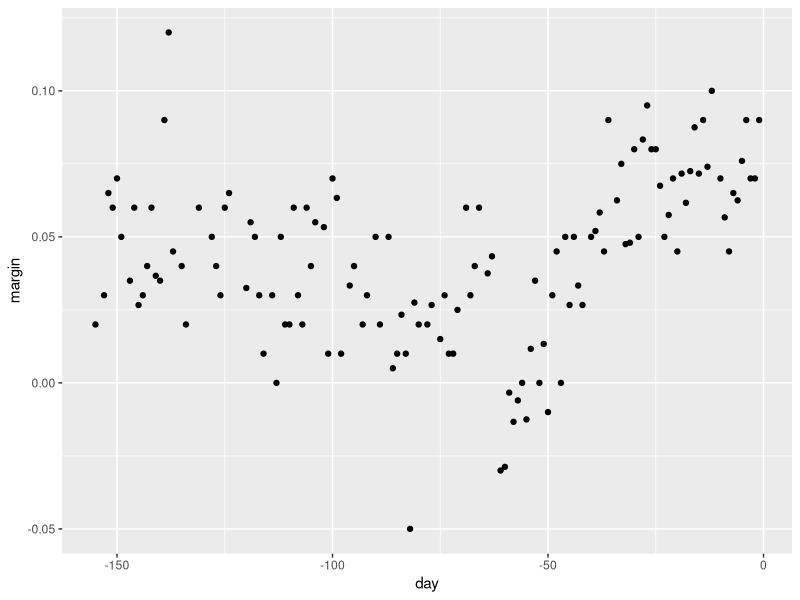
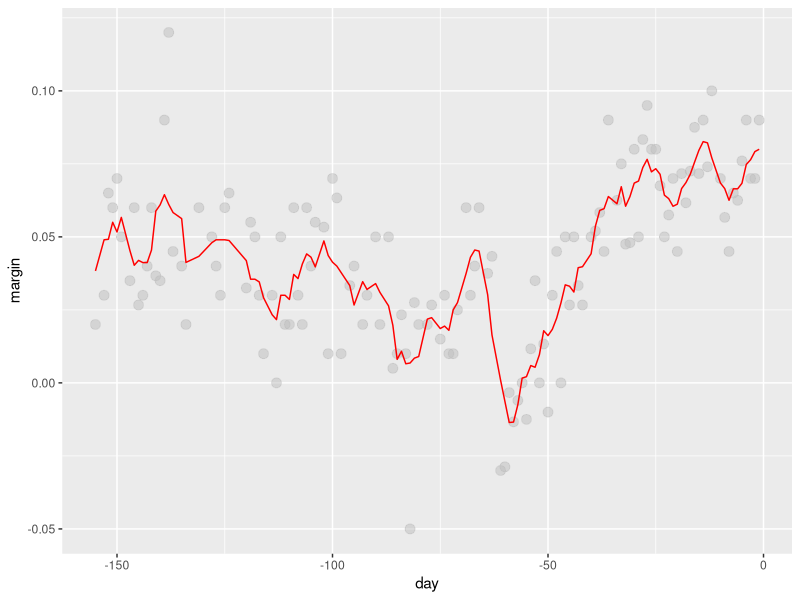
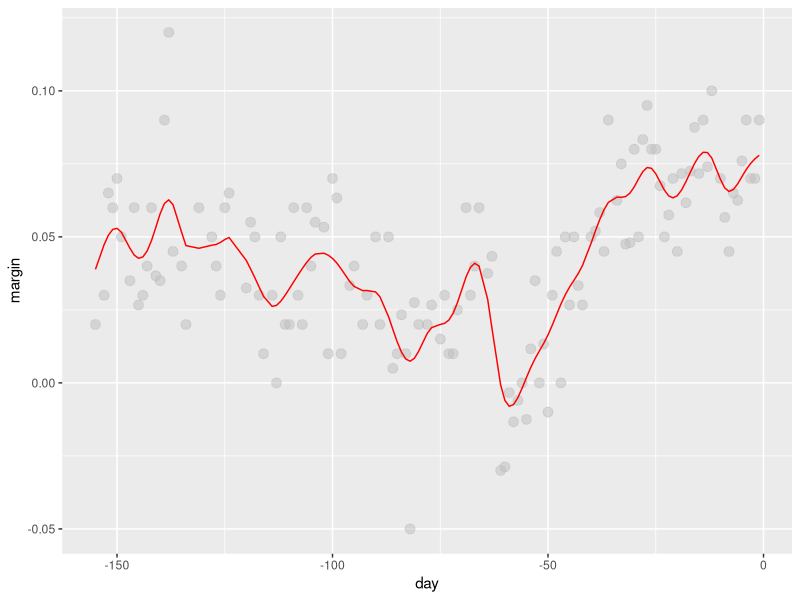
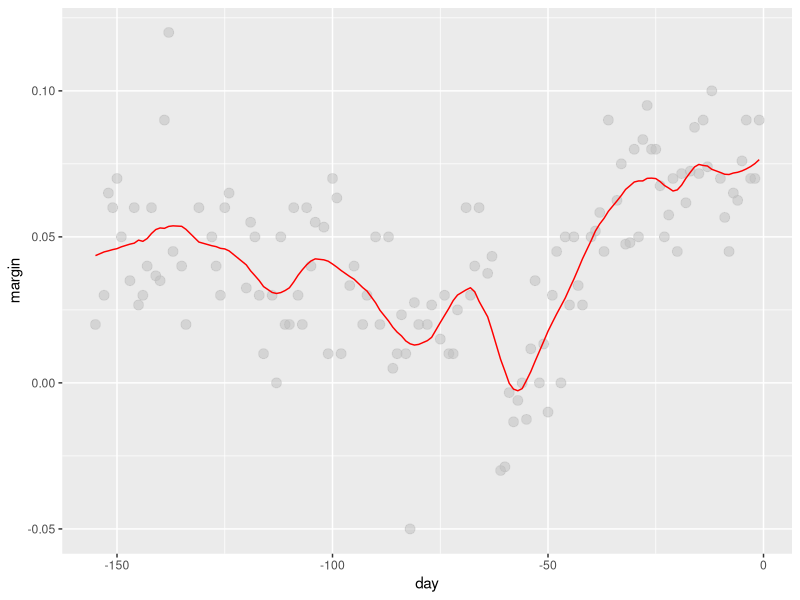
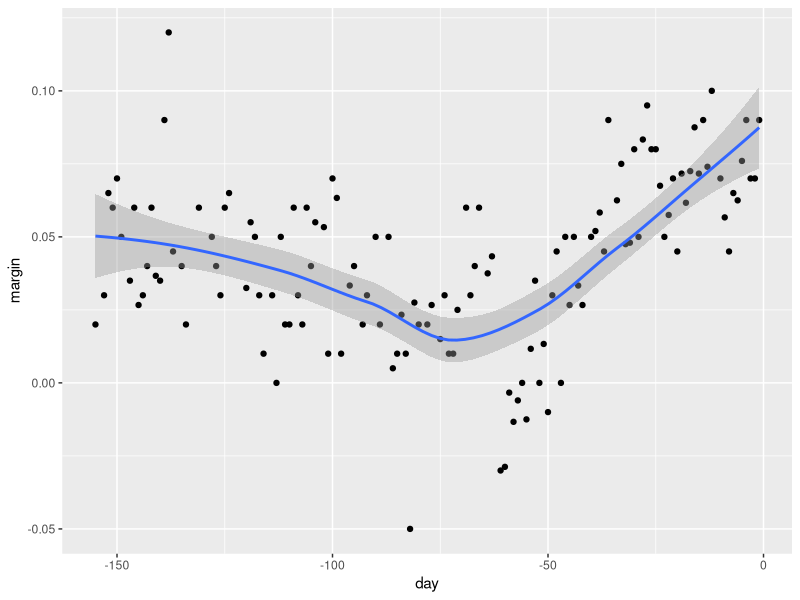
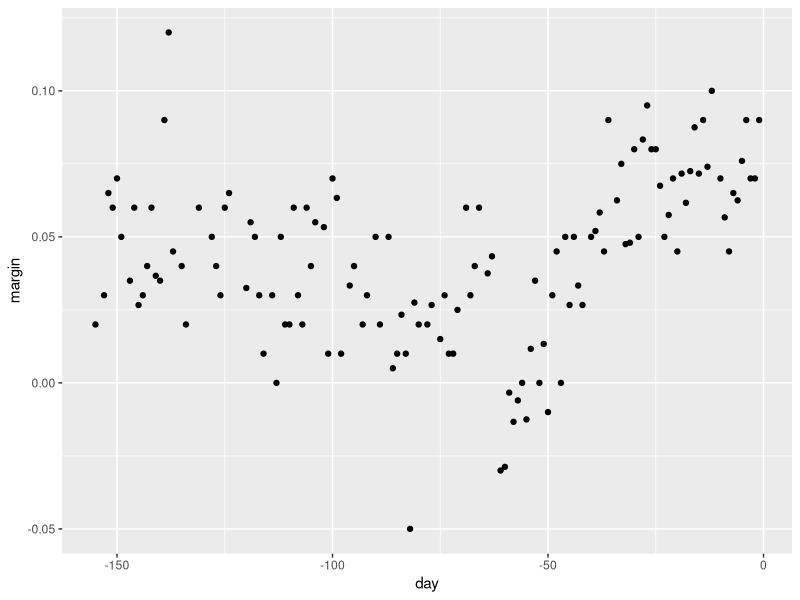
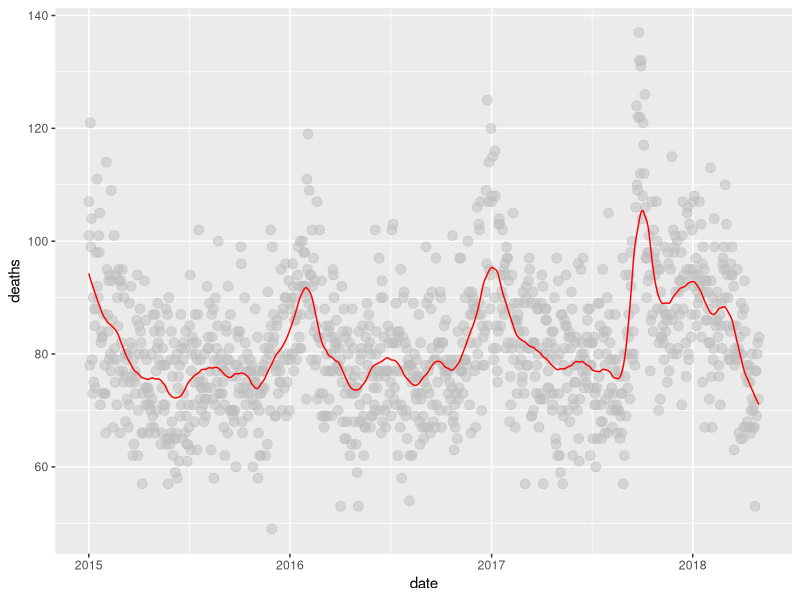
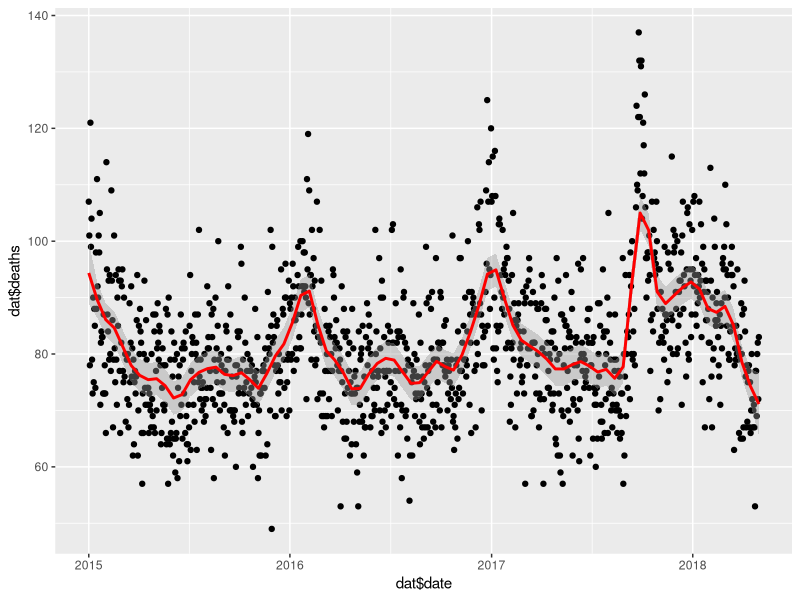

Generate these figures, in order, with R: (Note: this script raises an error after producing the figures.)
library(tidyverse)
library(ggplot2)
library(dslabs)

data("polls_2008")
qplot(day, margin, data = polls_2008)

#-------------------------------------------------------

# bin smoothers
span <- 7 
fit <- with(polls_2008, 
            ksmooth(day, margin, x.points = day, kernel="box", bandwidth = span))
polls_2008 %>% mutate(smooth = fit$y) %>%
  ggplot(aes(day, margin)) +
  geom_point(size = 3, alpha = .5, color = "grey") + 
  geom_line(aes(day, smooth), color="red")

# kernel
span <- 7
fit <- with(polls_2008, 
            ksmooth(day, margin,  x.points = day, kernel="normal", bandwidth = span))
polls_2008 %>% mutate(smooth = fit$y) %>%
  ggplot(aes(day, margin)) +
  geom_point(size = 3, alpha = .5, color = "grey") + 
  geom_line(aes(day, smooth), color="red")

#---------------------------------------------------------

total_days <- diff(range(polls_2008$day))
span <- 21/total_days

fit <- loess(margin ~ day, degree=1, span = span, data=polls_2008)

polls_2008 %>% mutate(smooth = fit$fitted) %>%
  ggplot(aes(day, margin)) +
  geom_point(size = 3, alpha = .5, color = "grey") +
  geom_line(aes(day, smooth), color="red")

polls_2008 %>% ggplot(aes(day, margin)) +
  geom_point() +
  geom_smooth()

polls_2008 %>% ggplot(aes(day, margin)) +
  geom_point() + 
  geom_smooth(color="red", span = 0.15, method.args = list(degree=1))

#-----------------------------------------------------------

#In the Wrangling course of this series, PH125.6x, we used the
#following code to obtain mortality counts for Puerto Rico for 2015-2018:

library(tidyverse)
library(lubridate)
library(purrr)
library(pdftools)

fn <- system.file("extdata", "RD-Mortality-Report_2015-18-180531.pdf", package="dslabs")
dat <- map_df(str_split(pdf_text(fn), "\n"), function(s){
  s <- str_trim(s)
  header_index <- str_which(s, "2015")[1]
  tmp <- str_split(s[header_index], "\\s+", simplify = TRUE)
  month <- tmp[1]
  header <- tmp[-1]
  tail_index  <- str_which(s, "Total")
  n <- str_count(s, "\\d+")
  out <- c(1:header_index, which(n==1), which(n>=28), tail_index:length(s))
  s[-out] %>%
    str_remove_all("[^\\d\\s]") %>%
    str_trim() %>%
    str_split_fixed("\\s+", n = 6) %>%
    .[,1:5] %>%
    as_data_frame() %>% 
    setNames(c("day", header)) %>%
    mutate(month = month,
           day = as.numeric(day)) %>%
    gather(year, deaths, -c(day, month)) %>%
    mutate(deaths = as.numeric(deaths))
}) %>%
  mutate(month = recode(month, "JAN" = 1, "FEB" = 2, "MAR" = 3, "APR" = 4, "MAY" = 5, "JUN" = 6, 
                        "JUL" = 7, "AGO" = 8, "SEP" = 9, "OCT" = 10, "NOV" = 11, "DEC" = 12)) %>%
  mutate(date = make_date(year, month, day)) %>%
  filter(date <= "2018-05-01") %>% filter(!is.na(deaths))

#Q1

#Use the loess function to obtain a smooth estimate of the expected number
#of deaths as a function of date. Plot this resulting smooth function.
#Make the span about two months long and use degree=1.

#Which of the following plots is correct?

#Long version
total_days <- nrow(dat)
span <- 60/total_days


fit <- loess(deaths ~ as.numeric(date), degree=1, span = span, data=dat)
#Or as an alternative ?
# dat <- dat %>% mutate(date_days = as.numeric(
#   difftime(date, min(date), 
#            units = "days"),
#   units="days"))
#fit <- loess(deaths ~ date_days, degree=1, span = span, data=dat)

dat %>% mutate(smooth = fit$fitted) %>%
  ggplot(aes(date, deaths)) +
  geom_point(size = 3, alpha = .5, color = "grey") +
  geom_line(aes(date, smooth), color="red")

#Short version
dat %>% ggplot(aes(dat$date, dat$deaths)) + 
  geom_point() + 
  geom_smooth(color="red", span=0.0497, method='loess', method.args=list(degree=1))

#Q2

#Work with the same data as in Q1 to plot smooth estimates against
#day of the year, all on the same plot, but with different colors
#for each year.

#Which code produces the desired plot?

#Requested solution
dat %>% 
  mutate(smooth = predict(fit, as.numeric(date)), day = yday(date), year = as.character(year(date))) %>%
  ggplot(aes(day, smooth, col = year)) +
  geom_line(lwd = 2)

#Easier solution
dat %>% ggplot(aes(dat$date, dat$deaths, color=year)) + 
  geom_point() + 
  geom_smooth(color="red", span=0.0497, method='loess', method.args=list(degree=1))

#Q3

#Suppose we want to predict 2s and 7s in the mnist_27 dataset with just the second covariate.
#Can we do this? On first inspection it appears the data does not have much predictive power.

#In fact, if we fit a regular logistic regression the coefficient for x_2 is not significant!
  
#This can be seen using this code:
  
library(dslabs)
library(tidyverse)
library(broom)
library(caret)

data("mnist_27")
mnist_27$train %>% glm(y ~ x_2, family = "binomial", data = .) %>% tidy()

#Plotting a scatterplot here is not useful since y is binary:

qplot(x_2, y, data = mnist_27$train)

#Fit a loess line to the data above and plot the results. What do you observe?

mnist_27$train$y <- ifelse(mnist_27$train$y==2, 1, 0)

fit_loess <- loess(y ~ x_2, data = mnist_27$train)
#loess(margin ~ day, degree=1, span = span, data=polls_2008)

p_hat_loess <- predict(fit_loess, mnist_27$test)
y_hat_loess <- ifelse(p_hat_loess > 0.5, 7, 2) %>% factor(levels = levels(mnist_27$test$y))
confusionMatrix(data = p_hat_loess, reference = mnist_27$test$y)$overall["Accuracy"]
